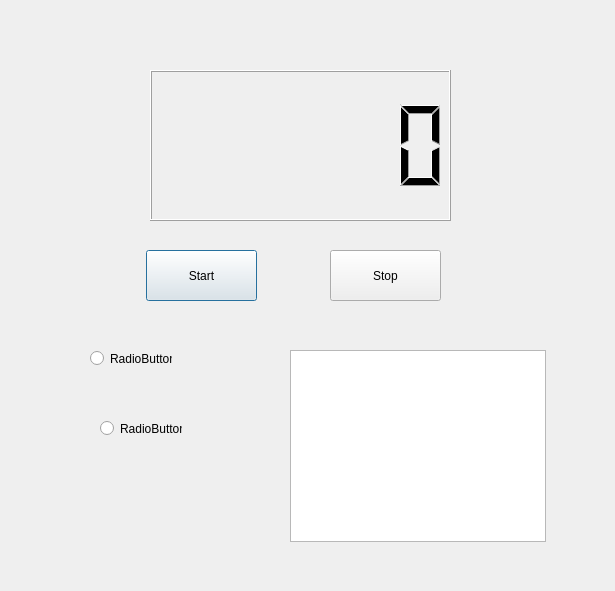
<?xml version="1.0" encoding="UTF-8"?>
<ui version="4.0">
 <class>Dialog</class>
 <widget class="QDialog" name="Dialog">
  <property name="geometry">
   <rect>
    <x>0</x>
    <y>0</y>
    <width>615</width>
    <height>591</height>
   </rect>
  </property>
  <property name="windowTitle">
   <string>Dialog</string>
  </property>
  <widget class="QLCDNumber" name="lcdNumber">
   <property name="geometry">
    <rect>
     <x>150</x>
     <y>70</y>
     <width>301</width>
     <height>151</height>
    </rect>
   </property>
   <property name="smallDecimalPoint">
    <bool>false</bool>
   </property>
   <property name="digitCount">
    <number>6</number>
   </property>
   <property name="mode">
    <enum>QLCDNumber::Dec</enum>
   </property>
   <property name="value" stdset="0">
    <double>0.065700000000000</double>
   </property>
   <property name="intValue" stdset="0">
    <number>0</number>
   </property>
  </widget>
  <widget class="QPushButton" name="pushButtonStart">
   <property name="geometry">
    <rect>
     <x>146</x>
     <y>250</y>
     <width>111</width>
     <height>51</height>
    </rect>
   </property>
   <property name="text">
    <string>Start</string>
   </property>
  </widget>
  <widget class="QPushButton" name="pushButtonStop">
   <property name="geometry">
    <rect>
     <x>330</x>
     <y>250</y>
     <width>111</width>
     <height>51</height>
    </rect>
   </property>
   <property name="text">
    <string>Stop</string>
   </property>
  </widget>
  <widget class="QRadioButton" name="radioButton">
   <property name="geometry">
    <rect>
     <x>90</x>
     <y>350</y>
     <width>82</width>
     <height>17</height>
    </rect>
   </property>
   <property name="text">
    <string>RadioButton</string>
   </property>
  </widget>
  <widget class="QRadioButton" name="radioButton_2">
   <property name="geometry">
    <rect>
     <x>100</x>
     <y>420</y>
     <width>82</width>
     <height>17</height>
    </rect>
   </property>
   <property name="text">
    <string>RadioButton</string>
   </property>
  </widget>
  <widget class="QTreeView" name="treeView">
   <property name="geometry">
    <rect>
     <x>290</x>
     <y>350</y>
     <width>256</width>
     <height>192</height>
    </rect>
   </property>
  </widget>
 </widget>
 <resources/>
 <connections/>
</ui>
